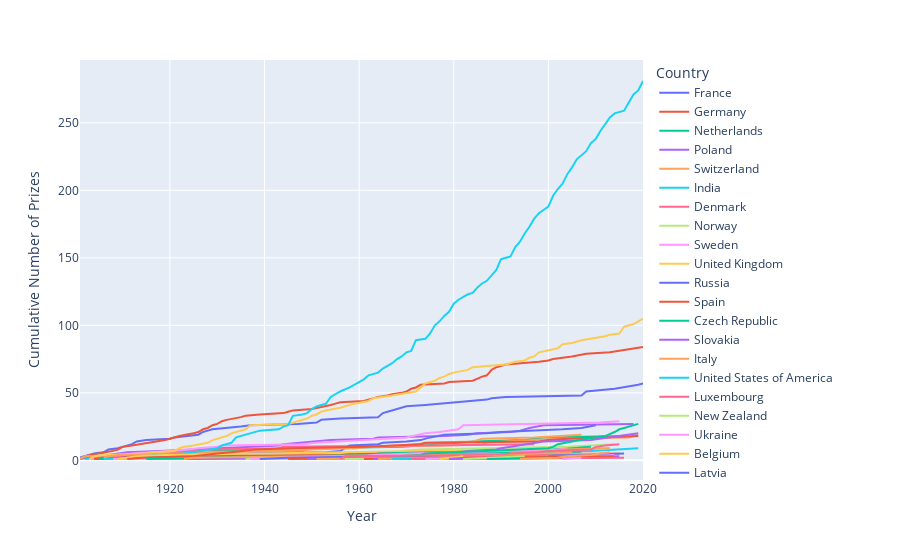

Notebook code cell kept with this figure:
### Code cell
# Solution #1
country_ppy = df_data.groupby(['year', 'birth_country_current'], as_index=False).prize.count()
country_ppy['prize_cum'] = country_ppy.groupby('birth_country_current', as_index=False).prize.cumsum()

fig = px.line(
    data_frame=country_ppy,
    x='year',
    y='prize_cum',
    color='birth_country_current',
    hover_name='birth_country_current',
    labels={
        'year': 'Year',
        'prize_cum': 'Cumulative Number of Prizes',
        'birth_country_current': 'Country'
    }
)

fig.show()

country_ppy
